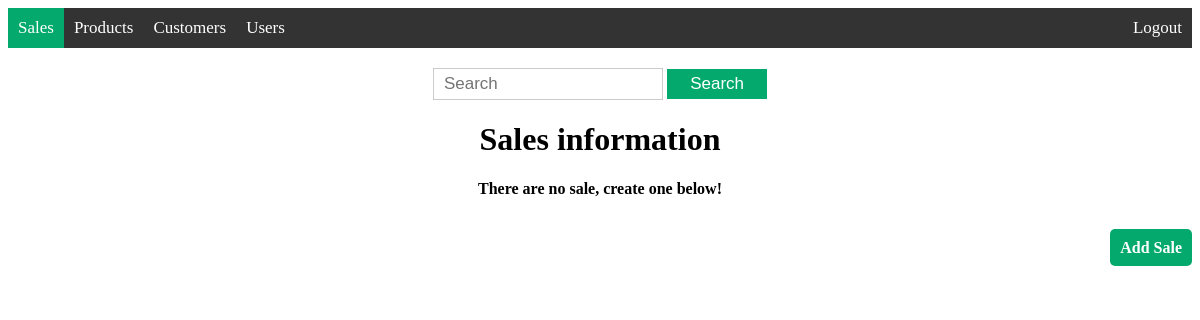
The page /view_sale on the database as committed earlier.
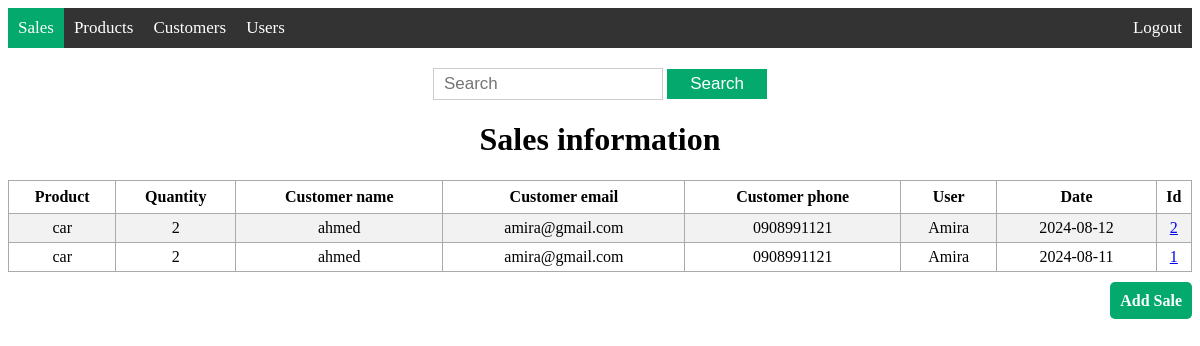
The same page on the database as committed later.
### models/sale.py (models this page shows, shortened)
class Sale(db.Model):
    id = db.Column(db.Integer, primary_key=True)
    product_name = db.Column(db.String(200), nullable=False)
    product_quantity = db.Column(db.Integer, nullable=False)
    customer_name = db.Column(db.String(200), nullable=False)
    customer_email = db.Column(db.String(200), nullable=False)
    customer_phone = db.Column(db.String(15))
    user_name = db.Column(db.String(200), nullable=False)
    date = db.Column(db.DateTime, default=datetime.now(pytz.UTC))

### app.py (the view)
@app.route('/view_sale', methods=['GET'])
def view_sale():
    sales = Sale.query.order_by(Sale.date.desc()).all()
    return render_template('view_sale.html', sales=sales)

### templates/view_sale.html (shortened to what this page needs)
{% extends 'base.html' %}
{% block body %}
<div class="content">
    {% block navbar %}
    <div class='topnav'>
        <a class='active' href='/view_sale'>Sales</a>
        <a href='/view_product'>Products</a>
        <a href='/view_customer'>Customers</a>
        <a href='/view_user'>Users</a>
        <a class='logout' href='/logout'>Logout</a>
    </div>
    {% endblock %}
    <div class='search'>
        <form action="{{ url_for('search_sale', search='') }}" method="get">
            <input type='text' placeholder='Search' name='search' id='search'>
            <input type='submit' value="Search">
        </form>
    </div>
    <div class="view">
        <h1 style="text-align: center;">Sales information</h1>
        {% if sales|length < 1 %}
        <h4  style="text-align: center;"> There are no sale, create one below!</h4>
        {% else %}
        <table>
            <tr>
                <th>Product</th>
                <th>Quantity</th>
                <th>Customer name</th>
                <th>Customer email</th>
                <th>Customer phone</th>
                <th>User</th>
                <th>Date</th>
                <th>Id</th>
            </tr>
            {% for sale in sales %}
                <tr>
                    <td>{{ sale.product_name }}</td>
                    <td>{{ sale.product_quantity }}</td>
                    <td>{{ sale.customer_name }}</td>
                    <td>{{ sale.customer_email }}</td>
                    <td>{{ sale.customer_phone }}</td>
                    <td>{{ sale.user_name }}</td>
                    <td>{{ sale.date.date() }}</td>
                    <td><a href="/info_sale/{{ sale.id }}">{{ sale.id }}</a></td>
                </tr>
            {% endfor %}
        </table>
        {% endif %}
    </div>
    <div class="add">
        <a href="/add_sale">Add Sale</a>
    </div>
</div>
{% endblock %}

### templates/base.html (shortened to what this page needs)
<!DOCTYPE html>
<html lang="en">
    <head>
        <link rel="stylesheet" href="{{ url_for('static', filename='main.css') }}">
    </head>
    <body>
        {% block body %}{% endblock %}
    </body>
</html>

### static/main.css (style rules this page uses)
.view table, td, th { border: 1px solid #aaa; }
.view table { border-collapse: collapse; width: 100%; }
.view th { height: 30px; }
.view td { text-align: center; padding: 5px; }
.view tr:nth-child(even) { background-color: #f2f2f2; }
.view tr:nth-child(odd) { background-color: #ffffff; }
.topnav { width: 100%; background-color: #333; padding: 0px; display: flex; justify-content: space-between; align-items: center; }
.topnav a { color: #fff; text-decoration: none; padding: 10px; font-size: 17px; }
.topnav a.logout { margin-left: auto; }
.topnav a.active { background-color: #04AA6D; color: white; }
.search { text-align: center; padding-top: 20px; }
.search form { display: inline-block; margin: 0 auto; }
.search input[type="text"] { width: 60%; height: 10px; padding: 10px; font-size: 17px; border: 1px solid #ccc; }
.search input[type="submit"] { width: 100px; height: 30px; padding: 4px 8px;; font-size: 17px; background-color: #04AA6D; color: #fff; border: none; cursor: pointer; }
.add { text-align: right; padding-top: 20px; }
.add a { font-size: 16px; font-weight: bold; color: #fff; text-decoration: none; padding: 10px 10px; background-color: #04AA6D; border-radius: 5px; transition: background-color 0.3s ease; }
.table_box th, td { padding: 10px; text-align: left; }

Rows that differ between the two databases and show on the page:
added Sale: product_name "car", product_quantity "2", customer_name "ahmed", customer_email "amira@gmail.com", customer_phone "0908991121", user_name "Amira", date "2024-08-12", id "2"
added Sale: product_name "car", product_quantity "2", customer_name "ahmed", customer_email "amira@gmail.com", customer_phone "0908991121", user_name "Amira", date "2024-08-11", id "1"
Other text that changed with them:
text no longer shown: "There are no sale, create one below!"
text now shown: "Product Quantity Customer name Customer email Customer phone User Date Id"
